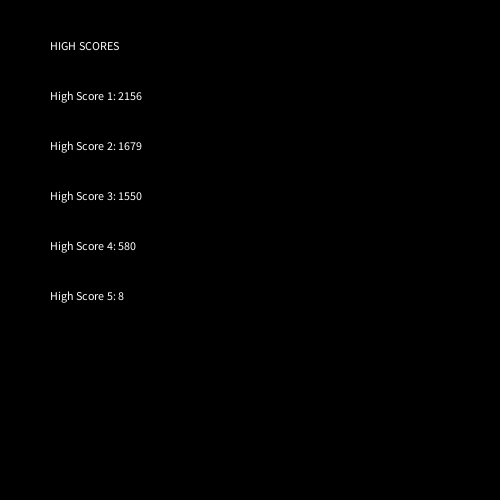
Frame 1 (no input)
Frame 60 (the mouse pressed at the canvas centre just before this capture): identical to frame 1, image omitted
Frame 120 (the mouse held since frame 60 and released just before this capture): identical to frame 1, image omitted

The Processing sketch that drew this single still picture (run headless with seeded random() and noise(); from frame 60 on, the mouse is pressed at the canvas centre):

// Processing sketch: arrays_code_challenge
// ── arrays_code_challenge.pde
int[] highScores;

void setup() {
  size(500, 500);
  background(0);
  highScores = new int[5];
  highScores[0] = 2156;
  highScores[1] = 1679;
  highScores[2] = 1550;
  highScores[3] = 580;
  highScores[4] = 8;
  
  text("HIGH SCORES", 50, 50);
  for(int i = 0; i < 5; i++) {
    text("High Score " + int(i+1) + ": " + highScores[i], 50, 100 + i * 50 );
  }
}

void draw() {
  
}
